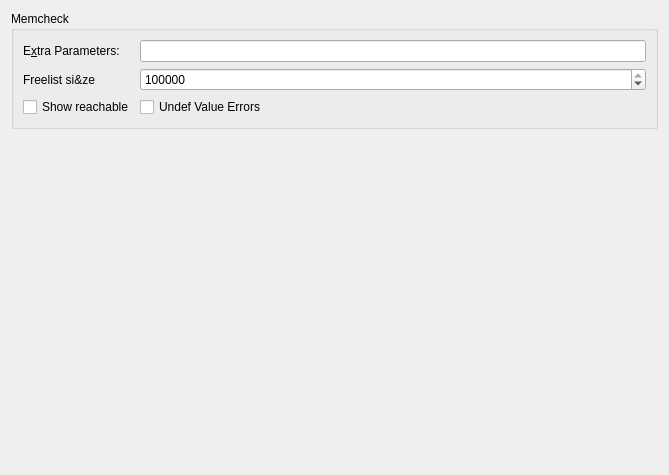
<?xml version="1.0" encoding="UTF-8"?>
<ui version="4.0">
 <class>valgrind::MemcheckConfig</class>
 <widget class="QWidget" name="valgrind::MemcheckConfig">
  <property name="geometry">
   <rect>
    <x>0</x>
    <y>0</y>
    <width>669</width>
    <height>475</height>
   </rect>
  </property>
  <layout class="QVBoxLayout">
   <item>
    <widget class="QGroupBox" name="groupBox">
     <property name="title">
      <string>Memcheck</string>
     </property>
     <layout class="QGridLayout">
      <item row="2" column="0">
       <widget class="QLabel" name="label_3">
        <property name="text">
         <string>E&amp;xtra Parameters:</string>
        </property>
        <property name="buddy">
         <cstring>memcheckParameters</cstring>
        </property>
       </widget>
      </item>
      <item row="2" column="1">
       <widget class="QLineEdit" name="memcheckParameters"/>
      </item>
      <item row="3" column="0">
       <widget class="QLabel" name="label_2">
        <property name="text">
         <string>Freelist si&amp;ze</string>
        </property>
       </widget>
      </item>
      <item row="4" column="0">
       <widget class="QCheckBox" name="showReachable">
        <property name="toolTip">
         <string>&lt;!DOCTYPE HTML PUBLIC &quot;-//W3C//DTD HTML 4.0//EN&quot; &quot;http://www.w3.org/TR/REC-html40/strict.dtd&quot;&gt;
&lt;html&gt;&lt;head&gt;&lt;meta name=&quot;qrichtext&quot; content=&quot;1&quot; /&gt;&lt;style type=&quot;text/css&quot;&gt;
p, li { white-space: pre-wrap; }
&lt;/style&gt;&lt;/head&gt;&lt;body style=&quot; font-family:'Cantarell'; font-size:11pt; font-weight:400; font-style:normal;&quot;&gt;
&lt;p style=&quot; margin-top:0px; margin-bottom:0px; margin-left:0px; margin-right:0px; -qt-block-indent:0; text-indent:0px;&quot;&gt;&lt;span style=&quot; font-family:'Arial,Geneva,Helvetica,sans-serif'; font-size:medium; color:#202020;&quot;&gt;When disabled, the memory leak detector only shows &amp;quot;definitely lost&amp;quot; and &amp;quot;possibly lost&amp;quot; blocks.&lt;/span&gt;&lt;/p&gt;
&lt;p style=&quot; margin-top:0px; margin-bottom:0px; margin-left:0px; margin-right:0px; -qt-block-indent:0; text-indent:0px;&quot;&gt;&lt;span style=&quot; font-family:'Arial,Geneva,Helvetica,sans-serif'; font-size:medium; color:#202020;&quot;&gt;When enabled, the leak detector also shows &amp;quot;reachable&amp;quot; and &amp;quot;indirectly lost&amp;quot; blocks.&lt;/span&gt;&lt;/p&gt;&lt;/body&gt;&lt;/html&gt;</string>
        </property>
        <property name="text">
         <string>Show reachable</string>
        </property>
       </widget>
      </item>
      <item row="4" column="1">
       <widget class="QCheckBox" name="undefValueErrors">
        <property name="enabled">
         <bool>true</bool>
        </property>
        <property name="toolTip">
         <string>Controls whether Memcheck reports uses of undefined value errors.</string>
        </property>
        <property name="text">
         <string>Undef Value Errors</string>
        </property>
        <property name="checked">
         <bool>false</bool>
        </property>
       </widget>
      </item>
      <item row="3" column="1">
       <widget class="QSpinBox" name="freeListSize">
        <property name="maximum">
         <number>2000000000</number>
        </property>
        <property name="value">
         <number>10000000</number>
        </property>
       </widget>
      </item>
     </layout>
    </widget>
   </item>
   <item>
    <spacer>
     <property name="orientation">
      <enum>Qt::Vertical</enum>
     </property>
     <property name="sizeHint" stdset="0">
      <size>
       <width>20</width>
       <height>71</height>
      </size>
     </property>
    </spacer>
   </item>
  </layout>
 </widget>
 <resources/>
 <connections/>
</ui>
